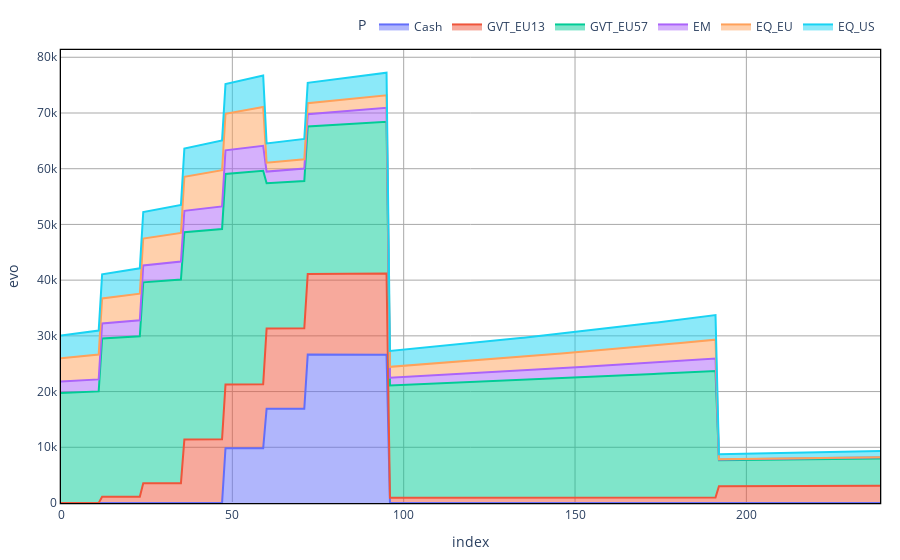
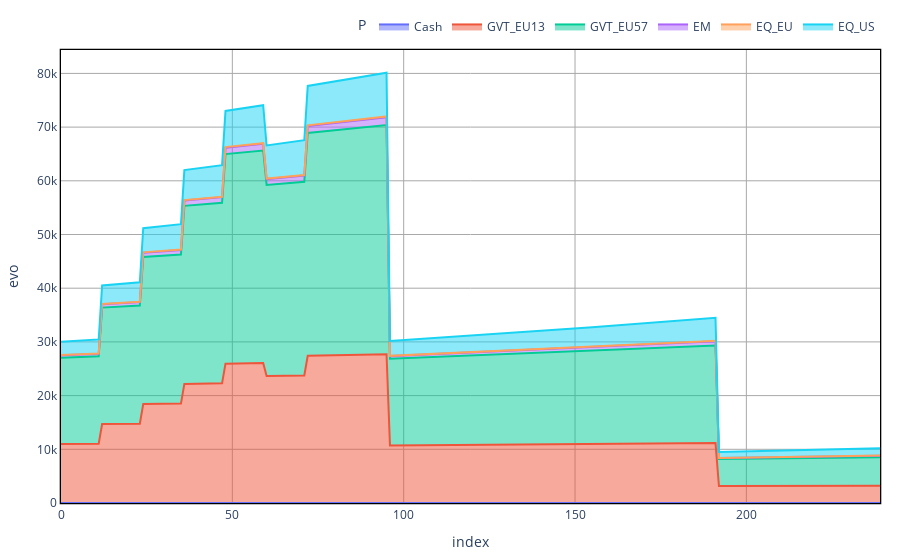

These figures' notebook cell, in order:
### Code cell
n_scen = None
perc = False
#print([solution[l][n_scen].varValue for l in Lt])
plt = ALMc.AssetAllocationChart(problem,sol,n_scen=n_scen, perc = perc, portfolio_strategy = problem.user_portfolio)
plt.show()
plt = ALMc.AssetAllocationChart(problem,sol_bah,n_scen=n_scen, perc = perc, portfolio_strategy = problem.user_portfolio)
plt.show()

### Figure 1 — Plotly figure (JSON) as saved in the notebook; plotly's stock layout.template omitted (floating-point values rounded to 4 significant figures; data arrays with more than 128 entries replaced by an {"elided": "..."} marker saying what was removed)
{"data": [{"hovertemplate": "P=Cash<br>index=%{x}<br>evo=%{y}<extra></extra>", "legendgroup": "Cash", "line": {"color": "#636efa"}, "mode": "lines", "name": "Cash", "orientation": "v", "showlegend": true, "stackgroup": "1", "type": "scatter", "x": {"elided": "240 int values"}, "xaxis": "x", "y": {"elided": "240 float values"}, "yaxis": "y"}, {"hovertemplate": "P=GVT_EU13<br>index=%{x}<br>evo=%{y}<extra></extra>", "legendgroup": "GVT_EU13", "line": {"color": "#EF553B"}, "mode": "lines", "name": "GVT_EU13", "orientation": "v", "showlegend": true, "stackgroup": "1", "type": "scatter", "x": {"elided": "240 int values"}, "xaxis": "x", "y": {"elided": "240 float values"}, "yaxis": "y"}, {"hovertemplate": "P=GVT_EU57<br>index=%{x}<br>evo=%{y}<extra></extra>", "legendgroup": "GVT_EU57", "line": {"color": "#00cc96"}, "mode": "lines", "name": "GVT_EU57", "orientation": "v", "showlegend": true, "stackgroup": "1", "type": "scatter", "x": {"elided": "240 int values"}, "xaxis": "x", "y": {"elided": "240 float values"}, "yaxis": "y"}, {"hovertemplate": "P=EM<br>index=%{x}<br>evo=%{y}<extra></extra>", "legendgroup": "EM", "line": {"color": "#ab63fa"}, "mode": "lines", "name": "EM", "orientation": "v", "showlegend": true, "stackgroup": "1", "type": "scatter", "x": {"elided": "240 int values"}, "xaxis": "x", "y": {"elided": "240 float values"}, "yaxis": "y"}, {"hovertemplate": "P=EQ_EU<br>index=%{x}<br>evo=%{y}<extra></extra>", "legendgroup": "EQ_EU", "line": {"color": "#FFA15A"}, "mode": "lines", "name": "EQ_EU", "orientation": "v", "showlegend": true, "stackgroup": "1", "type": "scatter", "x": {"elided": "240 int values"}, "xaxis": "x", "y": {"elided": "240 float values"}, "yaxis": "y"}, {"hovertemplate": "P=EQ_US<br>index=%{x}<br>evo=%{y}<extra></extra>", "legendgroup": "EQ_US", "line": {"color": "#19d3f3"}, "mode": "lines", "name": "EQ_US", "orientation": "v", "showlegend": true, "stackgroup": "1", "type": "scatter", "x": {"elided": "240 int values"}, "xaxis": "x", "y": {"elided": "240 float values"}, "yaxis": "y"}], "layout": {"legend": {"orientation": "h", "title": {"text": "P"}, "tracegroupgap": 0, "x": 1, "xanchor": "right", "y": 1.02, "yanchor": "bottom"}, "margin": {"b": 20, "l": 20, "r": 20, "t": 20}, "paper_bgcolor": "white", "plot_bgcolor": "white", "showlegend": true, "xaxis": {"anchor": "y", "domain": [0, 1], "gridcolor": "darkgray", "gridwidth": 1, "linecolor": "black", "linewidth": 1.3, "mirror": true, "showgrid": true, "showline": true, "title": {"text": "index"}}, "yaxis": {"anchor": "x", "domain": [0, 1], "gridcolor": "darkgray", "gridwidth": 1, "linecolor": "black", "linewidth": 1.3, "mirror": true, "showgrid": true, "showline": true, "title": {"text": "evo"}}}}

### Figure 2 — Plotly figure (JSON) as saved in the notebook; plotly's stock layout.template omitted (floating-point values rounded to 4 significant figures; data arrays with more than 128 entries replaced by an {"elided": "..."} marker saying what was removed)
{"data": [{"hovertemplate": "P=Cash<br>index=%{x}<br>evo=%{y}<extra></extra>", "legendgroup": "Cash", "line": {"color": "#636efa"}, "mode": "lines", "name": "Cash", "orientation": "v", "showlegend": true, "stackgroup": "1", "type": "scatter", "x": {"elided": "240 int values"}, "xaxis": "x", "y": {"elided": "240 float values"}, "yaxis": "y"}, {"hovertemplate": "P=GVT_EU13<br>index=%{x}<br>evo=%{y}<extra></extra>", "legendgroup": "GVT_EU13", "line": {"color": "#EF553B"}, "mode": "lines", "name": "GVT_EU13", "orientation": "v", "showlegend": true, "stackgroup": "1", "type": "scatter", "x": {"elided": "240 int values"}, "xaxis": "x", "y": {"elided": "240 float values"}, "yaxis": "y"}, {"hovertemplate": "P=GVT_EU57<br>index=%{x}<br>evo=%{y}<extra></extra>", "legendgroup": "GVT_EU57", "line": {"color": "#00cc96"}, "mode": "lines", "name": "GVT_EU57", "orientation": "v", "showlegend": true, "stackgroup": "1", "type": "scatter", "x": {"elided": "240 int values"}, "xaxis": "x", "y": {"elided": "240 float values"}, "yaxis": "y"}, {"hovertemplate": "P=EM<br>index=%{x}<br>evo=%{y}<extra></extra>", "legendgroup": "EM", "line": {"color": "#ab63fa"}, "mode": "lines", "name": "EM", "orientation": "v", "showlegend": true, "stackgroup": "1", "type": "scatter", "x": {"elided": "240 int values"}, "xaxis": "x", "y": {"elided": "240 float values"}, "yaxis": "y"}, {"hovertemplate": "P=EQ_EU<br>index=%{x}<br>evo=%{y}<extra></extra>", "legendgroup": "EQ_EU", "line": {"color": "#FFA15A"}, "mode": "lines", "name": "EQ_EU", "orientation": "v", "showlegend": true, "stackgroup": "1", "type": "scatter", "x": {"elided": "240 int values"}, "xaxis": "x", "y": {"elided": "240 float values"}, "yaxis": "y"}, {"hovertemplate": "P=EQ_US<br>index=%{x}<br>evo=%{y}<extra></extra>", "legendgroup": "EQ_US", "line": {"color": "#19d3f3"}, "mode": "lines", "name": "EQ_US", "orientation": "v", "showlegend": true, "stackgroup": "1", "type": "scatter", "x": {"elided": "240 int values"}, "xaxis": "x", "y": {"elided": "240 float values"}, "yaxis": "y"}], "layout": {"legend": {"orientation": "h", "title": {"text": "P"}, "tracegroupgap": 0, "x": 1, "xanchor": "right", "y": 1.02, "yanchor": "bottom"}, "margin": {"b": 20, "l": 20, "r": 20, "t": 20}, "paper_bgcolor": "white", "plot_bgcolor": "white", "showlegend": true, "xaxis": {"anchor": "y", "domain": [0, 1], "gridcolor": "darkgray", "gridwidth": 1, "linecolor": "black", "linewidth": 1.3, "mirror": true, "showgrid": true, "showline": true, "title": {"text": "index"}}, "yaxis": {"anchor": "x", "domain": [0, 1], "gridcolor": "darkgray", "gridwidth": 1, "linecolor": "black", "linewidth": 1.3, "mirror": true, "showgrid": true, "showline": true, "title": {"text": "evo"}}}}
